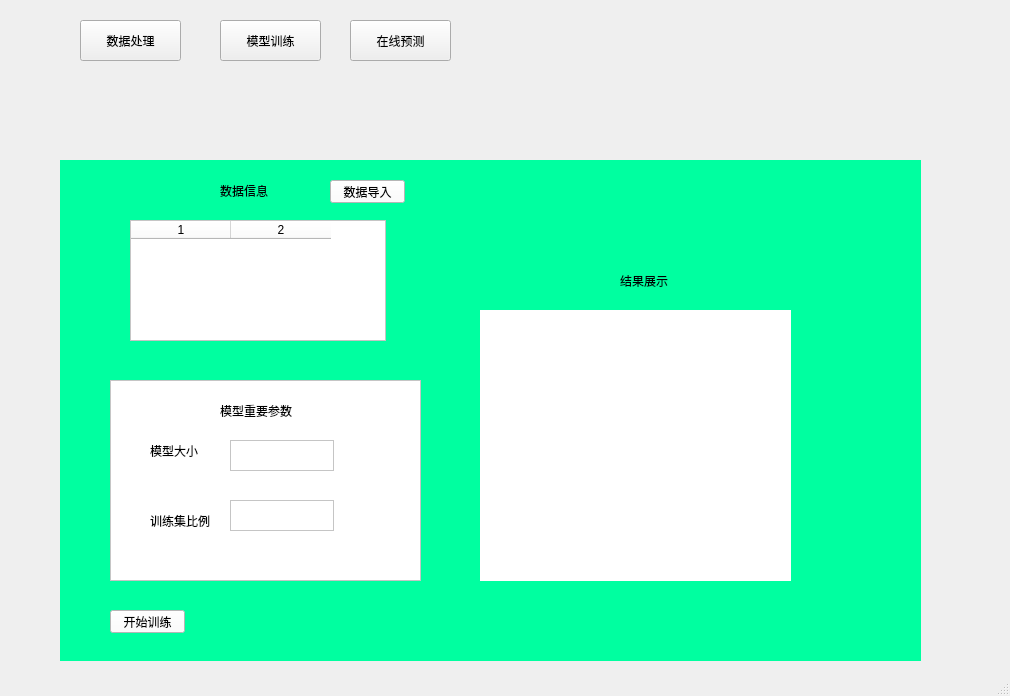
<?xml version="1.0" encoding="UTF-8"?>
<ui version="4.0">
 <class>MainWindow</class>
 <widget class="QMainWindow" name="MainWindow">
  <property name="geometry">
   <rect>
    <x>0</x>
    <y>0</y>
    <width>1010</width>
    <height>696</height>
   </rect>
  </property>
  <property name="windowTitle">
   <string>MainWindow</string>
  </property>
  <widget class="QWidget" name="centralwidget">
   <widget class="QStackedWidget" name="stackedWidget">
    <property name="geometry">
     <rect>
      <x>60</x>
      <y>160</y>
      <width>861</width>
      <height>501</height>
     </rect>
    </property>
    <property name="styleSheet">
     <string notr="true">color:rgb(180, 255, 127);
background-color:rgb(0, 255, 160); </string>
    </property>
    <property name="currentIndex">
     <number>2</number>
    </property>
    <widget class="QWidget" name="page_0">
     <widget class="QLabel" name="label_7">
      <property name="geometry">
       <rect>
        <x>70</x>
        <y>90</y>
        <width>261</width>
        <height>291</height>
       </rect>
      </property>
      <property name="styleSheet">
       <string notr="true">color:rgb(0, 0, 0);
background-color:rgb(255, 255, 255); </string>
      </property>
      <property name="text">
       <string/>
      </property>
     </widget>
     <widget class="QPushButton" name="pushButton_10">
      <property name="geometry">
       <rect>
        <x>460</x>
        <y>160</y>
        <width>75</width>
        <height>23</height>
       </rect>
      </property>
      <property name="styleSheet">
       <string notr="true">color:rgb(0, 0, 0);
background-color:rgb(255, 255, 255); </string>
      </property>
      <property name="text">
       <string>开启摄像头</string>
      </property>
     </widget>
     <widget class="QPushButton" name="pushButton_11">
      <property name="geometry">
       <rect>
        <x>460</x>
        <y>210</y>
        <width>75</width>
        <height>23</height>
       </rect>
      </property>
      <property name="styleSheet">
       <string notr="true">color:rgb(0, 0, 0);
background-color:rgb(255, 255, 255); </string>
      </property>
      <property name="text">
       <string>停止</string>
      </property>
     </widget>
     <widget class="QPushButton" name="pushButton_12">
      <property name="geometry">
       <rect>
        <x>460</x>
        <y>100</y>
        <width>75</width>
        <height>23</height>
       </rect>
      </property>
      <property name="styleSheet">
       <string notr="true">color:rgb(0, 0, 0);
background-color:rgb(255, 255, 255); </string>
      </property>
      <property name="text">
       <string>模型导入</string>
      </property>
     </widget>
     <widget class="QLabel" name="label_8">
      <property name="geometry">
       <rect>
        <x>90</x>
        <y>410</y>
        <width>81</width>
        <height>31</height>
       </rect>
      </property>
      <property name="styleSheet">
       <string notr="true">color:rgb(0, 0, 0);
background-color:rgb(255, 255, 255); </string>
      </property>
      <property name="text">
       <string>预测类别</string>
      </property>
     </widget>
     <widget class="QTextEdit" name="textEdit_4">
      <property name="geometry">
       <rect>
        <x>190</x>
        <y>410</y>
        <width>104</width>
        <height>31</height>
       </rect>
      </property>
      <property name="styleSheet">
       <string notr="true">color:rgb(0, 0, 0);
background-color:rgb(255, 255, 255); </string>
      </property>
     </widget>
    </widget>
    <widget class="QWidget" name="page_1">
     <widget class="QGraphicsView" name="graphicsView">
      <property name="geometry">
       <rect>
        <x>70</x>
        <y>80</y>
        <width>231</width>
        <height>211</height>
       </rect>
      </property>
      <property name="styleSheet">
       <string notr="true">background-color: rgb(255, 255, 255)</string>
      </property>
     </widget>
     <widget class="QPushButton" name="pushButton">
      <property name="geometry">
       <rect>
        <x>700</x>
        <y>80</y>
        <width>75</width>
        <height>23</height>
       </rect>
      </property>
      <property name="styleSheet">
       <string notr="true">color: rgb(0,0,0);
background-color: rgb(255,255,255)</string>
      </property>
      <property name="text">
       <string>导入</string>
      </property>
     </widget>
     <widget class="QPushButton" name="pushButton_2">
      <property name="geometry">
       <rect>
        <x>700</x>
        <y>130</y>
        <width>75</width>
        <height>23</height>
       </rect>
      </property>
      <property name="styleSheet">
       <string notr="true">color: rgb(0,0,0);
background-color: rgb(255,255,255)</string>
      </property>
      <property name="text">
       <string>保存</string>
      </property>
     </widget>
     <widget class="QPushButton" name="pushButton_3">
      <property name="geometry">
       <rect>
        <x>700</x>
        <y>230</y>
        <width>75</width>
        <height>23</height>
       </rect>
      </property>
      <property name="styleSheet">
       <string notr="true">color: rgb(0,0,0);
background-color: rgb(255,255,255)</string>
      </property>
      <property name="text">
       <string>清理</string>
      </property>
     </widget>
     <widget class="QLabel" name="label">
      <property name="geometry">
       <rect>
        <x>70</x>
        <y>335</y>
        <width>81</width>
        <height>21</height>
       </rect>
      </property>
      <property name="styleSheet">
       <string notr="true">color: rgb(0,0,0);
background-color: rgb(255,255,255)</string>
      </property>
      <property name="text">
       <string>请输入类别：</string>
      </property>
     </widget>
     <widget class="QTextEdit" name="textEdit">
      <property name="geometry">
       <rect>
        <x>160</x>
        <y>330</y>
        <width>151</width>
        <height>31</height>
       </rect>
      </property>
      <property name="styleSheet">
       <string notr="true">color: rgb(0,0,0);
background-color: rgb(255,255,255)</string>
      </property>
     </widget>
     <widget class="QPushButton" name="pushButton_4">
      <property name="geometry">
       <rect>
        <x>70</x>
        <y>390</y>
        <width>75</width>
        <height>23</height>
       </rect>
      </property>
      <property name="styleSheet">
       <string notr="true">color: rgb(0,0,0);
background-color: rgb(255,255,255)</string>
      </property>
      <property name="text">
       <string>确认</string>
      </property>
     </widget>
     <widget class="QTableWidget" name="tableWidget">
      <property name="enabled">
       <bool>true</bool>
      </property>
      <property name="geometry">
       <rect>
        <x>350</x>
        <y>80</y>
        <width>256</width>
        <height>361</height>
       </rect>
      </property>
      <property name="styleSheet">
       <string notr="true">background-color: rgb(255, 255, 255);
color: rgb(0, 0, 0)</string>
      </property>
      <property name="columnCount">
       <number>2</number>
      </property>
      <column/>
      <column/>
     </widget>
     <widget class="QPushButton" name="pushButton_8">
      <property name="geometry">
       <rect>
        <x>700</x>
        <y>180</y>
        <width>75</width>
        <height>23</height>
       </rect>
      </property>
      <property name="styleSheet">
       <string notr="true">color: rgb(0,0,0);
background-color: rgb(255,255,255)</string>
      </property>
      <property name="text">
       <string>类别信息统计</string>
      </property>
     </widget>
    </widget>
    <widget class="QWidget" name="page_2">
     <widget class="QFrame" name="frame">
      <property name="geometry">
       <rect>
        <x>50</x>
        <y>220</y>
        <width>311</width>
        <height>201</height>
       </rect>
      </property>
      <property name="styleSheet">
       <string notr="true">background-color:rgb(255, 255, 255);</string>
      </property>
      <property name="frameShape">
       <enum>QFrame::StyledPanel</enum>
      </property>
      <property name="frameShadow">
       <enum>QFrame::Raised</enum>
      </property>
      <widget class="QLabel" name="label_2">
       <property name="geometry">
        <rect>
         <x>40</x>
         <y>50</y>
         <width>61</width>
         <height>41</height>
        </rect>
       </property>
       <property name="styleSheet">
        <string notr="true">color:rgb(0, 0, 0);</string>
       </property>
       <property name="text">
        <string>模型大小</string>
       </property>
      </widget>
      <widget class="QLabel" name="label_3">
       <property name="geometry">
        <rect>
         <x>110</x>
         <y>10</y>
         <width>101</width>
         <height>41</height>
        </rect>
       </property>
       <property name="styleSheet">
        <string notr="true">color:rgb(0, 0, 0);</string>
       </property>
       <property name="text">
        <string>模型重要参数</string>
       </property>
      </widget>
      <widget class="QLabel" name="label_4">
       <property name="geometry">
        <rect>
         <x>40</x>
         <y>120</y>
         <width>61</width>
         <height>41</height>
        </rect>
       </property>
       <property name="styleSheet">
        <string notr="true">color:rgb(0, 0, 0);</string>
       </property>
       <property name="text">
        <string>训练集比例</string>
       </property>
      </widget>
      <widget class="QTextEdit" name="textEdit_2">
       <property name="geometry">
        <rect>
         <x>120</x>
         <y>60</y>
         <width>104</width>
         <height>31</height>
        </rect>
       </property>
      </widget>
      <widget class="QTextEdit" name="textEdit_3">
       <property name="geometry">
        <rect>
         <x>120</x>
         <y>120</y>
         <width>104</width>
         <height>31</height>
        </rect>
       </property>
      </widget>
     </widget>
     <widget class="QPushButton" name="pushButton_9">
      <property name="geometry">
       <rect>
        <x>50</x>
        <y>450</y>
        <width>75</width>
        <height>23</height>
       </rect>
      </property>
      <property name="styleSheet">
       <string notr="true">color:rgb(0, 0, 0);
background-color:rgb(255, 255, 255); 
</string>
      </property>
      <property name="text">
       <string>开始训练</string>
      </property>
     </widget>
     <widget class="QLabel" name="label_5">
      <property name="geometry">
       <rect>
        <x>420</x>
        <y>150</y>
        <width>311</width>
        <height>271</height>
       </rect>
      </property>
      <property name="styleSheet">
       <string notr="true">color:rgb(0, 0, 0);
background-color:rgb(255, 255, 255); </string>
      </property>
      <property name="text">
       <string/>
      </property>
     </widget>
     <widget class="QLabel" name="label_6">
      <property name="geometry">
       <rect>
        <x>560</x>
        <y>100</y>
        <width>101</width>
        <height>41</height>
       </rect>
      </property>
      <property name="styleSheet">
       <string notr="true">color:rgb(0, 0, 0);</string>
      </property>
      <property name="text">
       <string>结果展示</string>
      </property>
     </widget>
     <widget class="QTableWidget" name="tableWidget_2">
      <property name="geometry">
       <rect>
        <x>70</x>
        <y>60</y>
        <width>256</width>
        <height>121</height>
       </rect>
      </property>
      <property name="styleSheet">
       <string notr="true">
color:rgb(0, 0, 0);
background-color:rgb(255, 255, 255); 
</string>
      </property>
      <property name="rowCount">
       <number>0</number>
      </property>
      <property name="columnCount">
       <number>2</number>
      </property>
      <column/>
      <column/>
     </widget>
     <widget class="QLabel" name="label_9">
      <property name="geometry">
       <rect>
        <x>160</x>
        <y>10</y>
        <width>61</width>
        <height>41</height>
       </rect>
      </property>
      <property name="styleSheet">
       <string notr="true">color:rgb(0, 0, 0);</string>
      </property>
      <property name="text">
       <string>数据信息</string>
      </property>
     </widget>
     <widget class="QPushButton" name="pushButton_13">
      <property name="geometry">
       <rect>
        <x>270</x>
        <y>20</y>
        <width>75</width>
        <height>23</height>
       </rect>
      </property>
      <property name="styleSheet">
       <string notr="true">color:rgb(0, 0, 0);
background-color:rgb(255, 255, 255); 
</string>
      </property>
      <property name="text">
       <string>数据导入</string>
      </property>
     </widget>
    </widget>
   </widget>
   <widget class="QPushButton" name="pushButton_5">
    <property name="geometry">
     <rect>
      <x>80</x>
      <y>20</y>
      <width>101</width>
      <height>41</height>
     </rect>
    </property>
    <property name="text">
     <string>数据处理</string>
    </property>
   </widget>
   <widget class="QPushButton" name="pushButton_6">
    <property name="geometry">
     <rect>
      <x>220</x>
      <y>20</y>
      <width>101</width>
      <height>41</height>
     </rect>
    </property>
    <property name="text">
     <string>模型训练</string>
    </property>
   </widget>
   <widget class="QPushButton" name="pushButton_7">
    <property name="geometry">
     <rect>
      <x>350</x>
      <y>20</y>
      <width>101</width>
      <height>41</height>
     </rect>
    </property>
    <property name="text">
     <string>在线预测</string>
    </property>
   </widget>
   <zorder>pushButton_5</zorder>
   <zorder>pushButton_6</zorder>
   <zorder>pushButton_7</zorder>
   <zorder>stackedWidget</zorder>
  </widget>
  <widget class="QStatusBar" name="statusbar"/>
 </widget>
 <resources/>
 <connections>
  <connection>
   <sender>pushButton</sender>
   <signal>clicked()</signal>
   <receiver>MainWindow</receiver>
   <slot>load()</slot>
   <hints>
    <hint type="sourcelabel">
     <x>772</x>
     <y>252</y>
    </hint>
    <hint type="destinationlabel">
     <x>690</x>
     <y>63</y>
    </hint>
   </hints>
  </connection>
  <connection>
   <sender>pushButton_2</sender>
   <signal>clicked()</signal>
   <receiver>MainWindow</receiver>
   <slot>save()</slot>
   <hints>
    <hint type="sourcelabel">
     <x>760</x>
     <y>302</y>
    </hint>
    <hint type="destinationlabel">
     <x>835</x>
     <y>56</y>
    </hint>
   </hints>
  </connection>
  <connection>
   <sender>pushButton_3</sender>
   <signal>clicked()</signal>
   <receiver>MainWindow</receiver>
   <slot>clear()</slot>
   <hints>
    <hint type="sourcelabel">
     <x>776</x>
     <y>402</y>
    </hint>
    <hint type="destinationlabel">
     <x>965</x>
     <y>366</y>
    </hint>
   </hints>
  </connection>
  <connection>
   <sender>pushButton_4</sender>
   <signal>clicked()</signal>
   <receiver>MainWindow</receiver>
   <slot>imageclass()</slot>
   <hints>
    <hint type="sourcelabel">
     <x>204</x>
     <y>550</y>
    </hint>
    <hint type="destinationlabel">
     <x>428</x>
     <y>662</y>
    </hint>
   </hints>
  </connection>
  <connection>
   <sender>pushButton_9</sender>
   <signal>clicked()</signal>
   <receiver>MainWindow</receiver>
   <slot>train()</slot>
   <hints>
    <hint type="sourcelabel">
     <x>150</x>
     <y>617</y>
    </hint>
    <hint type="destinationlabel">
     <x>605</x>
     <y>77</y>
    </hint>
   </hints>
  </connection>
  <connection>
   <sender>pushButton_5</sender>
   <signal>clicked()</signal>
   <receiver>MainWindow</receiver>
   <slot>display()</slot>
   <hints>
    <hint type="sourcelabel">
     <x>132</x>
     <y>49</y>
    </hint>
    <hint type="destinationlabel">
     <x>139</x>
     <y>92</y>
    </hint>
   </hints>
  </connection>
  <connection>
   <sender>pushButton_6</sender>
   <signal>clicked()</signal>
   <receiver>MainWindow</receiver>
   <slot>display()</slot>
   <hints>
    <hint type="sourcelabel">
     <x>271</x>
     <y>51</y>
    </hint>
    <hint type="destinationlabel">
     <x>286</x>
     <y>92</y>
    </hint>
   </hints>
  </connection>
  <connection>
   <sender>pushButton_7</sender>
   <signal>clicked()</signal>
   <receiver>MainWindow</receiver>
   <slot>display()</slot>
   <hints>
    <hint type="sourcelabel">
     <x>394</x>
     <y>41</y>
    </hint>
    <hint type="destinationlabel">
     <x>408</x>
     <y>97</y>
    </hint>
   </hints>
  </connection>
  <connection>
   <sender>pushButton_10</sender>
   <signal>clicked()</signal>
   <receiver>MainWindow</receiver>
   <slot>cameraStart()</slot>
   <hints>
    <hint type="sourcelabel">
     <x>561</x>
     <y>331</y>
    </hint>
    <hint type="destinationlabel">
     <x>621</x>
     <y>86</y>
    </hint>
   </hints>
  </connection>
  <connection>
   <sender>pushButton_11</sender>
   <signal>clicked()</signal>
   <receiver>MainWindow</receiver>
   <slot>cameraStop()</slot>
   <hints>
    <hint type="sourcelabel">
     <x>560</x>
     <y>370</y>
    </hint>
    <hint type="destinationlabel">
     <x>612</x>
     <y>672</y>
    </hint>
   </hints>
  </connection>
  <connection>
   <sender>pushButton_8</sender>
   <signal>clicked()</signal>
   <receiver>MainWindow</receiver>
   <slot>info()</slot>
   <hints>
    <hint type="sourcelabel">
     <x>829</x>
     <y>349</y>
    </hint>
    <hint type="destinationlabel">
     <x>981</x>
     <y>260</y>
    </hint>
   </hints>
  </connection>
  <connection>
   <sender>pushButton_13</sender>
   <signal>clicked()</signal>
   <receiver>MainWindow</receiver>
   <slot>load_data()</slot>
   <hints>
    <hint type="sourcelabel">
     <x>400</x>
     <y>190</y>
    </hint>
    <hint type="destinationlabel">
     <x>439</x>
     <y>119</y>
    </hint>
   </hints>
  </connection>
 </connections>
 <slots>
  <slot>load()</slot>
  <slot>save()</slot>
  <slot>clear()</slot>
  <slot>imageclass()</slot>
  <slot>train()</slot>
  <slot>display()</slot>
  <slot>cameraStart()</slot>
  <slot>cameraStop()</slot>
  <slot>info()</slot>
  <slot>load_data()</slot>
 </slots>
</ui>
